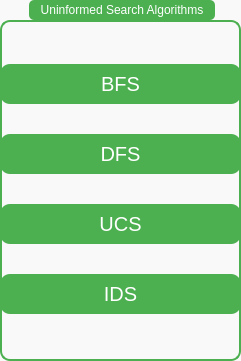
  <widget class="QGroupBox" name="groupBox">
   <property name="geometry">
    <rect>
     <x>20</x>
     <y>10</y>
     <width>241</width>
     <height>361</height>
    </rect>
   </property>
   <property name="font">
    <font>
     <family>Segoe UI</family>
     <pointsize>9</pointsize>
     <weight>50</weight>
     <italic>false</italic>
     <bold>false</bold>
    </font>
   </property>
   <property name="styleSheet">
    <string notr="true">QGroupBox {
    border: 2px solid #4CAF50;
    border-radius: 10px;
    margin-top: 20px;
    background-color: #f9f9f9;
    padding: 10px;
    font: 9pt &quot;Segoe UI&quot;;  /* Giữ font chữ cỡ 9 */
    color: #333;
}

QGroupBox::title {
    subcontrol-origin: margin;
    subcontrol-position: top center;
    background-color: #4CAF50;
    color: white;
    padding: 3px 10px;
    border-radius: 5px;
    font: bold 9pt &quot;Segoe UI&quot;; /* Tiêu đề cũng font 9 */
}
</string>
   </property>
   <property name="title">
    <string>Uninformed Search Algorithms</string>
   </property>
   <widget class="QWidget" name="verticalLayoutWidget">
    <property name="geometry">
     <rect>
      <x>0</x>
      <y>40</y>
      <width>241</width>
      <height>301</height>
     </rect>
    </property>
    <layout class="QVBoxLayout" name="verticalLayout">
     <item>
      <widget class="QPushButton" name="btn_Bfs">
       <property name="font">
        <font>
         <pointsize>-1</pointsize>
        </font>
       </property>
       <property name="styleSheet">
        <string notr="true">QPushButton {
    background-color: #4CAF50;  /* Màu nền xanh lá */
    color: white;               /* Màu chữ trắng */
    border-radius: 10px;        /* Bo góc */
    font-size: 20px;
    padding: 8px;
}

QPushButton:hover {
    background-color: white;    /* Khi hover, đổi nền thành trắng */
    color: #4CAF50;            /* Chữ đổi thành màu xanh lá */
    border: 2px solid #4CAF50; /* Viền xanh lá để nổi bật */
}

QPushButton:pressed {
    background-color: #367c39; /* Màu nền khi nhấn */
    color: white;
}
</string>
       </property>
       <property name="text">
        <string>BFS</string>
       </property>
      </widget>
     </item>
     <item>
      <widget class="QPushButton" name="btn_Dfs">
       <property name="font">
        <font>
         <pointsize>-1</pointsize>
        </font>
       </property>
       <property name="styleSheet">
        <string notr="true">QPushButton {
    background-color: #4CAF50;  /* Màu nền xanh lá */
    color: white;               /* Màu chữ trắng */
    border-radius: 10px;        /* Bo góc */
    font-size: 20px;
    padding: 8px;
}

QPushButton:hover {
    background-color: white;    /* Khi hover, đổi nền thành trắng */
    color: #4CAF50;            /* Chữ đổi thành màu xanh lá */
    border: 2px solid #4CAF50; /* Viền xanh lá để nổi bật */
}

QPushButton:pressed {
    background-color: #367c39; /* Màu nền khi nhấn */
    color: white;
}
</string>
       </property>
       <property name="text">
        <string>DFS</string>
       </property>
      </widget>
     </item>
     <item>
      <widget class="QPushButton" name="btn_Ucs">
       <property name="font">
        <font>
         <pointsize>-1</pointsize>
        </font>
       </property>
       <property name="styleSheet">
        <string notr="true">QPushButton {
    background-color: #4CAF50;  /* Màu nền xanh lá */
    color: white;               /* Màu chữ trắng */
    border-radius: 10px;        /* Bo góc */
    font-size: 20px;
    padding: 8px;
}

QPushButton:hover {
    background-color: white;    /* Khi hover, đổi nền thành trắng */
    color: #4CAF50;            /* Chữ đổi thành màu xanh lá */
    border: 2px solid #4CAF50; /* Viền xanh lá để nổi bật */
}

QPushButton:pressed {
    background-color: #367c39; /* Màu nền khi nhấn */
    color: white;
}
</string>
       </property>
       <property name="text">
        <string>UCS</string>
       </property>
      </widget>
     </item>
     <item>
      <widget class="QPushButton" name="btn_Ids">
       <property name="font">
        <font>
         <pointsize>-1</pointsize>
        </font>
       </property>
       <property name="styleSheet">
        <string notr="true">QPushButton {
    background-color: #4CAF50;  /* Màu nền xanh lá */
    color: white;               /* Màu chữ trắng */
    border-radius: 10px;        /* Bo góc */
    font-size: 20px;
    padding: 8px;
}

QPushButton:hover {
    background-color: white;    /* Khi hover, đổi nền thành trắng */
    color: #4CAF50;            /* Chữ đổi thành màu xanh lá */
    border: 2px solid #4CAF50; /* Viền xanh lá để nổi bật */
}

QPushButton:pressed {
    background-color: #367c39; /* Màu nền khi nhấn */
    color: white;
}
</string>
       </property>
       <property name="text">
        <string>IDS</string>
       </property>
      </widget>
     </item>
    </layout>
   </widget>
  </widget>
